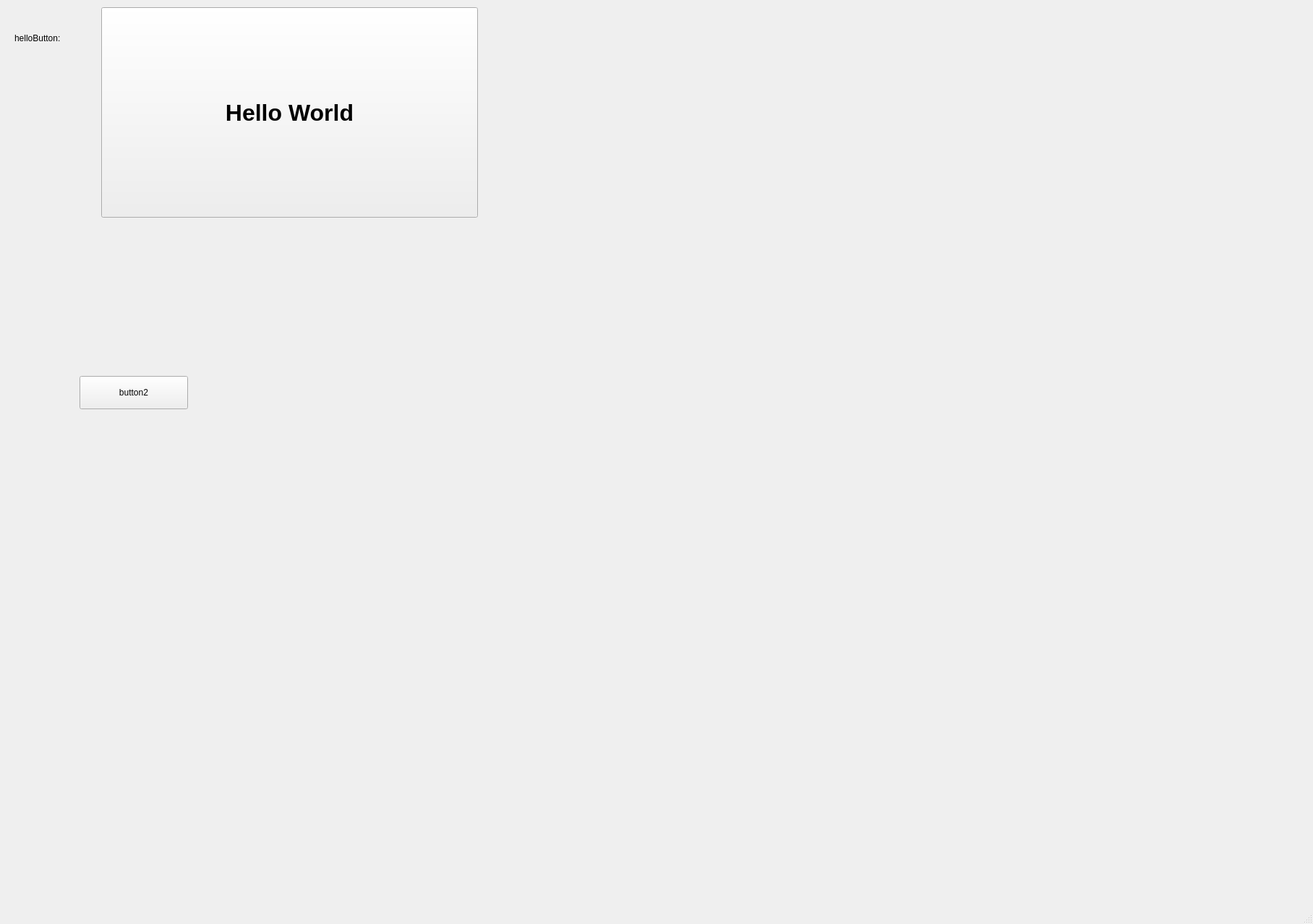
<?xml version="1.0" encoding="UTF-8"?>
<ui version="4.0">
 <class>MainWindow</class>
 <widget class="QMainWindow" name="MainWindow">
  <property name="geometry">
   <rect>
    <x>0</x>
    <y>0</y>
    <width>1816</width>
    <height>1278</height>
   </rect>
  </property>
  <property name="windowTitle">
   <string>MainWindow</string>
  </property>
  <widget class="QWidget" name="centralwidget">
   <widget class="QPushButton" name="helloButton">
    <property name="geometry">
     <rect>
      <x>140</x>
      <y>10</y>
      <width>521</width>
      <height>291</height>
     </rect>
    </property>
    <property name="font">
     <font>
      <family>Arial</family>
      <pointsize>24</pointsize>
      <weight>75</weight>
      <bold>true</bold>
     </font>
    </property>
    <property name="text">
     <string>Hello World</string>
    </property>
   </widget>
   <widget class="QPushButton" name="button2">
    <property name="geometry">
     <rect>
      <x>110</x>
      <y>520</y>
      <width>150</width>
      <height>46</height>
     </rect>
    </property>
    <property name="text">
     <string>button2</string>
    </property>
   </widget>
   <widget class="QLabel" name="label">
    <property name="geometry">
     <rect>
      <x>20</x>
      <y>40</y>
      <width>121</width>
      <height>25</height>
     </rect>
    </property>
    <property name="text">
     <string>helloButton:</string>
    </property>
   </widget>
  </widget>
  <widget class="QMenuBar" name="menubar">
   <property name="geometry">
    <rect>
     <x>0</x>
     <y>0</y>
     <width>1816</width>
     <height>38</height>
    </rect>
   </property>
  </widget>
  <widget class="QStatusBar" name="statusbar"/>
 </widget>
 <resources/>
 <connections/>
</ui>
